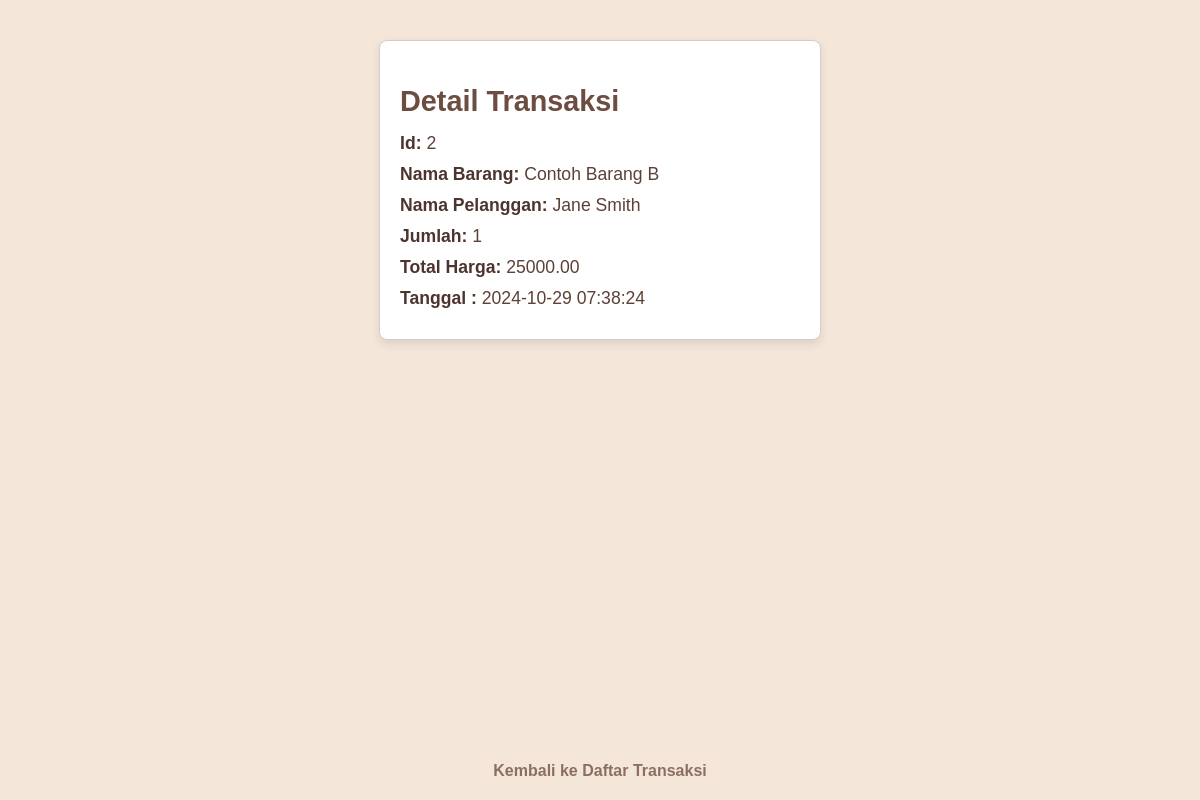
Screenshot of /index.php?controller=transaksi&action=detail&id=2 with the database file from the repository.
### tables this page shows
CREATE TABLE `transaksi` (
  `id_transaksi` int(11) NOT NULL,
  `kode_barang` varchar(10) DEFAULT NULL,
  `id_pelanggan` varchar(10) DEFAULT NULL,
  `jumlah` int(11) DEFAULT NULL,
  `total_harga` decimal(10,2) DEFAULT NULL,
  `tanggal` timestamp NOT NULL DEFAULT current_timestamp()
);

CREATE TABLE `barang` (
  `kode_barang` varchar(10) NOT NULL,
  `nama_barang` varchar(50) DEFAULT NULL,
  `harga` decimal(10,2) DEFAULT NULL,
  `stok` int(11) DEFAULT NULL
);

CREATE TABLE `pelanggan` (
  `id_pelanggan` varchar(10) NOT NULL,
  `nama_pelanggan` varchar(50) DEFAULT NULL,
  `alamat` varchar(100) DEFAULT NULL
);

### App/controllers/TransaksiController.php (called while the page is built, shortened)
<?php
require_once __DIR__ . '/../models/Transaksi.php';
class TransaksiController
{
    private $transaksiModel;
    public function __construct($db)
    {
        $this->transaksiModel = new Transaksi($db);
    }
    public function detail($id)
    {
        $transaksiDetail = $this->transaksiModel->getDetailTransaksi($id);
        require_once __DIR__ . '/../views/transaksi/detail.php';
    }
}

### App/models/transaksi.php (called while the page is built, shortened)
<?php
class Transaksi
{
    private $db;
    public function __construct($database)
    {
        $this->db = $database;
    }
    public function getDetailTransaksi($id)
    {
        $query = "SELECT t.id_transaksi, p.nama_barang, pel.nama_pelanggan, t.jumlah, t.total_harga, t.tanggal
              FROM transaksi t
              JOIN barang p ON t.kode_barang = p.kode_barang
              JOIN pelanggan pel ON t.id_pelanggan = pel.id_pelanggan
              WHERE t.id_transaksi = :id";
        $stmt = $this->db->prepare($query);
        $stmt->bindParam(':id', $id);
        $stmt->execute();
        return $stmt->fetch(PDO::FETCH_ASSOC);
    }
}

### App/Views/Transaksi/detail.php (the view, shortened to what this page needs)
<!DOCTYPE html>
<html lang="id">
<head>
</head>
<body>
    <div class="card">
        <h2>Detail Transaksi </h2>
        <p><strong>Id:</strong> <?= htmlspecialchars($transaksiDetail['id_transaksi']) ?></p>
        <p><strong>Nama Barang:</strong> <?= htmlspecialchars($transaksiDetail['nama_barang']) ?></p>
        <p><strong>Nama Pelanggan:</strong> <?= htmlspecialchars($transaksiDetail['nama_pelanggan']) ?></p>
        <p><strong>Jumlah:</strong> <?= htmlspecialchars($transaksiDetail['jumlah']) ?></p>
        <p><strong>Total Harga:</strong> <?= htmlspecialchars($transaksiDetail['total_harga']) ?></p>
        <p><strong>Tanggal :</strong> <?= htmlspecialchars($transaksiDetail['tanggal']) ?></p>
    </div>
    <nav>
        <a href="index.php?controller=transaksi&action=index">Kembali ke Daftar Transaksi</a>
    </nav>
</body>
</html>

### App/Views/Transaksi/detail.php (style rules this page uses)
body { font-family: Arial, sans-serif; background-color: #f4e7da; color: #4e342e; display: flex; flex-direction: column; justify-content: space-between; align-items: center; min-height: 100vh; margin: 0; }
nav { position: relative; width: 100%; text-align: center; padding: 20px 0; background-color: #f4e7da; }
nav a { text-decoration: none; color: #8d6e63; font-weight: bold; }
.card { background-color: #fff; border: 1px solid #d7ccc8; border-radius: 8px; padding: 20px; box-shadow: 0 4px 10px rgba(0, 0, 0, 0.1); width: 100%; max-width: 400px; margin-top: 40px; }
.card h2 { font-size: 1.8em; margin-bottom: 15px; color: #6d4c41; }
.card p { margin: 10px 0; font-size: 1.1em; color: #5d4037; }
.card p strong { color: #4e342e; }

### rows the page displays
transaksi: id_transaksi "2", kode_barang.nama_barang "Contoh Barang B", id_pelanggan.nama_pelanggan "Jane Smith", jumlah "1", total_harga "25000.00", tanggal "2024-10-29 07:38:24"
